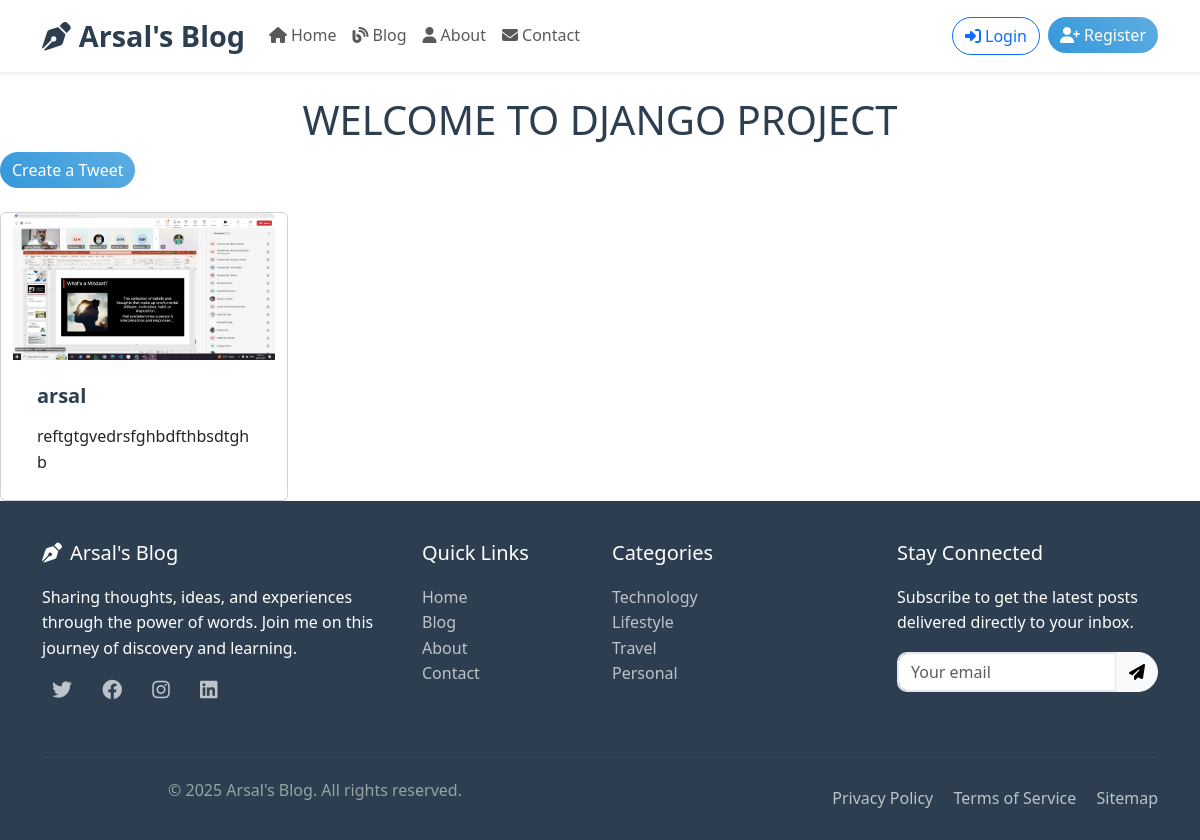
Page /tweets/ on the committed database.
### tweet/models.py (models this page shows, shortened)
class Tweet(models.Model):
    user = models.ForeignKey(User, on_delete=models.CASCADE)
    text = models.TextField(max_length=1000)
    photo = models.ImageField(upload_to='photos/', blank=True, null=True)
    created_at = models.DateTimeField(auto_now_add=True)
    updated_at= models.DateTimeField(auto_now=True)

### tweet/views.py (the view)
# urls.py: path('tweets/', views.tweet_list, name='tweet_list'),
def tweet_list(request):
    tweets = Tweet.objects.all().order_by('-created_at')
    return render(request, 'tweet_list.html', {'tweets': tweets})

### tweet/templates/tweet_list.html (shortened to what this page needs)
{% extends "layout.html" %}
{% block content %}
<h1 class="text-center mt-4">WELCOME TO DJANGO PROJECT</h1>
<a class="btn btn-primary mb-4" href="{% url 'tweet_create' %}">Create a Tweet</a>
<div class="container row gap-3">
  {% for tweet in tweets %}
  <div class="card" style="width: 18rem">
    <img src="{{tweet.photo.url}}" class="card-img-top" alt="..." />
    <div class="card-body">
      <h5 class="card-title">{{tweet.user.username}}</h5>
      <p class="card-text">{{tweet.text}}</p>
    </div>
  </div>
  {% endfor %}
</div>
{% endblock %}

### static/css/style.css (style rules this page uses)
:root { --primary-color: #2c3e50; --secondary-color: #3498db; --accent-color: #e74c3c; --text-color: #2c3e50; --light-bg: #f8f9fa; --hover-transition: all 0.3s ease; }
body { font-family: 'Segoe UI', Tahoma, Geneva, Verdana, sans-serif; line-height: 1.6; color: var(--text-color); }
.btn { transition: var(--hover-transition); border-radius: 25px; }
.btn-primary { background: linear-gradient(45deg, var(--secondary-color), #5dade2); border: none; }
.card-body { padding: 1.5rem; }
.card-title { color: var(--primary-color); font-weight: bold; margin-bottom: 1rem; }

### rows in the picture
Tweet: photo (picture), user.username "arsal", text "reftgtgvedrsfghbdfthbsdtghb"
